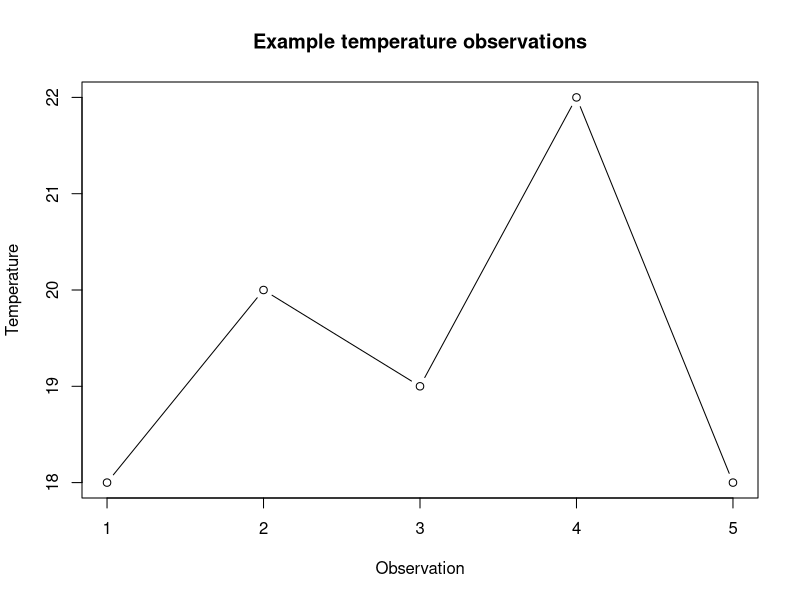

Here is the R script that generated this plot:
## ---- chunk 1
1 + 3 - 1 + 2
## ---- chunk 2
5 + 2 * 5
## ---- chunk 3
temperature <- c(18, 20, 19, 22, 18)
temperature
## ---- chunk 4
mean(temperature)
## ---- chunk 5
plot(
  temperature,
  type = "b",
  xlab = "Observation",
  ylab = "Temperature",
  main = "Example temperature observations"
)
